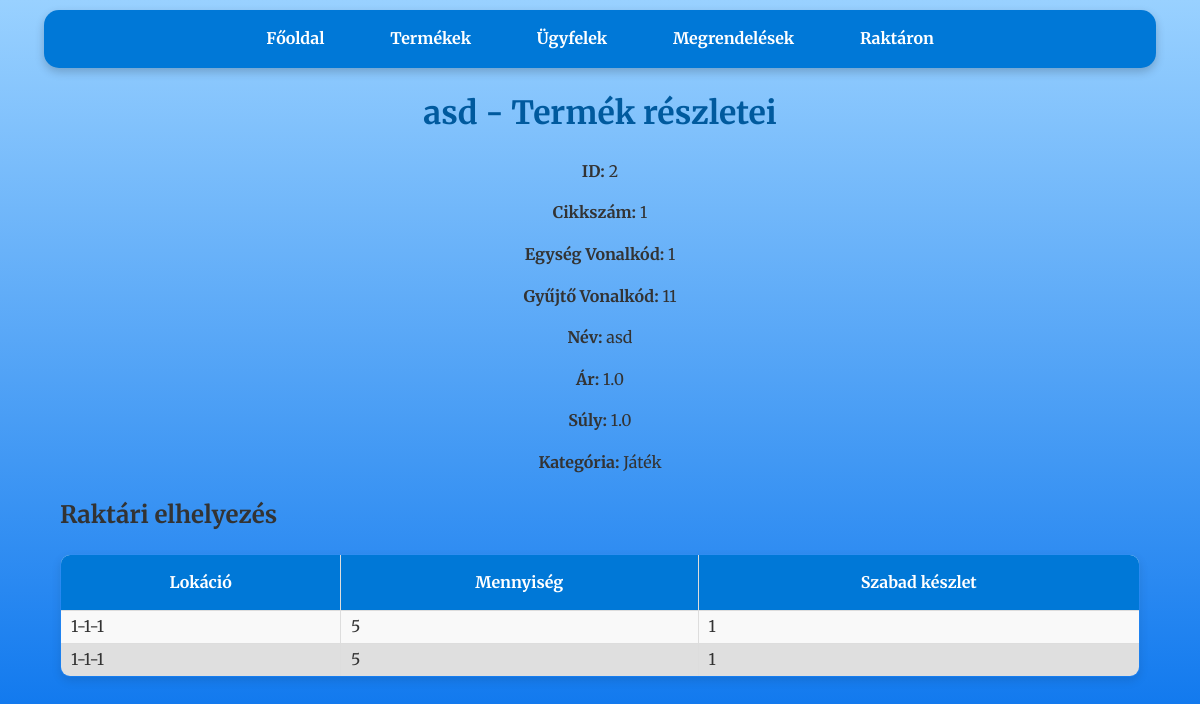
Before: /product/1 with the older database file.
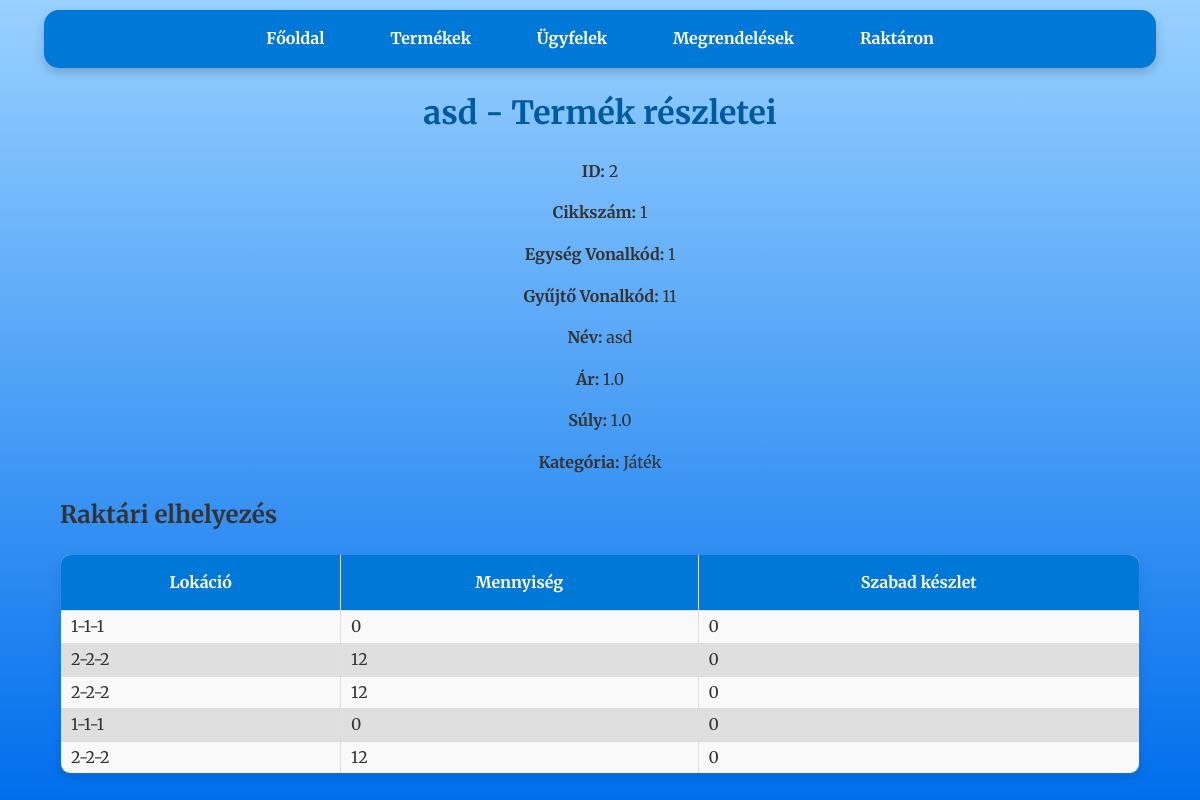
After: the same page with the newer database file.
### tables this page shows
CREATE TABLE products (
                    id INTEGER PRIMARY KEY,
                    cikkszam TEXT UNIQUE,
                    egyseg_vonalkod INTEGER UNIQUE,
                    gyujto_vonalkod INTEGER UNIQUE,
                    nev TEXT,
                    ar REAL,
                    suly REAL,
                    kategoria TEXT);

CREATE TABLE stock (
                    id INTEGER PRIMARY KEY,
                    cikkszam TEXT,
                    lokacio TEXT,
                    mennyiseg INTEGER,
                    order_id INTEGER,
                    FOREIGN KEY(cikkszam) REFERENCES products(cikkszam),
                    FOREIGN KEY(order_id) REFERENCES orders(id));

### raktar_program-master/app.py (the view)
@app.route('/product/<cikkszam>')
def product_details(cikkszam):
    conn = get_db_connection()
    product = conn.execute(
        'SELECT * FROM products WHERE cikkszam = ?',
        (cikkszam,)
    ).fetchone()
    stock = conn.execute(
        '''SELECT stock.id, stock.lokacio,
                            (SELECT SUM(mennyiseg)
                            FROM stock s
                            WHERE s.cikkszam = ? AND s.lokacio = stock.lokacio) AS total_mennyiseg,
                            (SELECT SUM(mennyiseg)
                            FROM stock s
                            WHERE s.cikkszam = ? AND s.lokacio = stock.lokacio  AND s.order_id IS NULL) AS mennyiseg_null
                            FROM products JOIN stock ON stock.cikkszam = products.cikkszam''',
        (cikkszam, cikkszam)
    ).fetchall()
    conn.close()
    return render_template(
        'product_details.html',
        product=product,
        stock=stock
    )

### raktar_program-master/app.py (called while the page is built)
def get_db_connection():
    conn = sqlite3.connect('database.db')
    conn.row_factory = sqlite3.Row
    return conn

### raktar_program-master/templates/product_details.html (shortened to what this page needs)
<!DOCTYPE html>
<html lang="hu">
<head>
    <link rel="stylesheet" href="{{ url_for('static', filename='css/style.css') }}">
</head>
<body>
    <nav>
        <a href="{{ url_for('index') }}">Főoldal</a>
        <a href="{{ url_for('products') }}">Termékek</a>
        <a href="{{ url_for('customers') }}">Ügyfelek</a>
        <a href="{{ url_for('orders') }}">Megrendelések</a>
        <a href="{{ url_for('stock') }}">Raktáron</a>
    </nav>
    <h1>{{ product.nev }} - Termék részletei</h1>
    <div class="product-details">
        <p><strong>ID:</strong> {{ product.id }}</p>
        <p><strong>Cikkszám:</strong> {{ product.cikkszam }}</p>
        <p><strong>Egység Vonalkód:</strong> {{ product.egyseg_vonalkod }}</p>
        <p><strong>Gyűjtő Vonalkód:</strong> {{ product.gyujto_vonalkod }}</p>
        <p><strong>Név:</strong> {{ product.nev }}</p>
        <p><strong>Ár:</strong> {{ product.ar }}</p>
        <p><strong>Súly:</strong> {{ product.suly }}</p>
        <p><strong>Kategória:</strong> {{ product.kategoria }}</p>
    </div>
    <div class="container">
        <h2>Raktári elhelyezés</h2>
        <table>
            <thead>
                <tr>
                    <th>Lokáció</th>
                    <th>Mennyiség</th>
                    <th>Szabad készlet</th>
                </tr>
            </thead>
            <tbody>
                {% for item in stock %}
                <tr>
                    <td>{{ item.lokacio }}</td>
                    <td>{{ item.total_mennyiseg }}</td>
                    <td>{{ item.mennyiseg_null }}</td>
                </tr>
                {% endfor %}
            </tbody>
        </table>
    </div>
</body>
</html>

### raktar_program-master/static/css/style.css (style rules this page uses)
body { font-family: 'Merriweather', serif; margin: 0; padding: 0; background: linear-gradient(to bottom, #99d1ff, #006eec); background-attachment: fixed; background-size: cover; color: #333; line-height: 1.6; }
body::before { content: ''; position: fixed; top: 0; left: 0; width: 100%; height: 100%; background-image: url('https://www.transparenttextures.com/patterns/cubes.png'); opacity: 0.4; z-index: -1; pointer-events: none; }
nav { background-color: #0078D7; color: #fff; padding: 1rem; margin: 10px auto; width: 90%; max-width: 1200px; border-radius: 15px; box-shadow: 0 4px 10px rgba(0, 0, 0, 0.2); text-align: center; }
nav a { color: white; text-decoration: none; margin: 0 15px; font-weight: bold; padding: 0.5rem 1rem; border-radius: 5px; transition: background-color 0.3s ease; }
h1 { text-align: center; margin: 20px 0; color: #005a9e; font-weight: 700; }
p { text-align: center; }
.container { width: 90%; margin: 20px auto; }
table { width: 100%; border-collapse: collapse; border-radius: 10px; overflow: hidden; box-shadow: 0 4px 10px rgba(0, 0, 0, 0.1); }
table, th, td { border: 1px solid #ddd; }
th { background-color: #0078D7; color: white; font-weight: bold; padding: 15px; }
td { padding: 3px 10px; text-align: left; }
tr:nth-child(even) { background-color: #dfdfdf }
tr:nth-child(odd) { background-color: #f9f9f9 }

Changed rows visible on the page:
changed stock (number 1 of 5 on the later page): total_mennyiseg "5" → "0"; mennyiseg_null "1" → "0"
changed stock (number 2 of 5 on the later page): lokacio "1-1-1" → "2-2-2"; total_mennyiseg "5" → "12"; mennyiseg_null "1" → "0"
added stock: lokacio "2-2-2", total_mennyiseg "12", mennyiseg_null "0"
added stock: lokacio "1-1-1", total_mennyiseg "0", mennyiseg_null "0"
added stock: lokacio "2-2-2", total_mennyiseg "12", mennyiseg_null "0"
